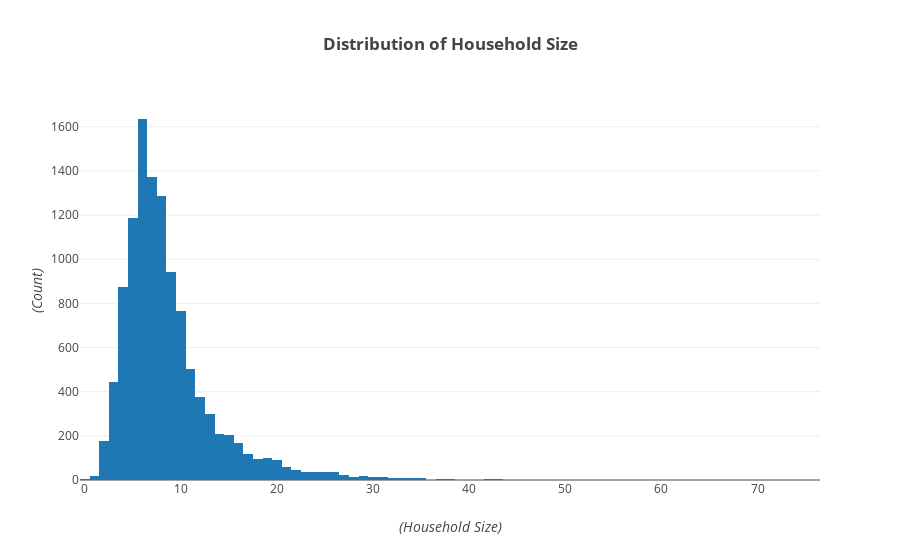

Source (notebook cell):
### Code cell
x = np.linspace(0, np.pi, 300)

layout = go.Layout(
    title='<b>Distribution of Household Size</b>',
    yaxis=dict(
        title='<i>(Count)</i>'
    ),
    xaxis=dict(
        title='<i>(Household Size)</i>'
    )
)

data = [go.Histogram(x = df_basics_hh['hh_total'])]
fig = go.Figure(data=data, layout=layout)
py.offline.iplot(fig, filename='hist')

### Figure 1 — Plotly figure (JSON) as saved in the notebook; plotly's stock layout.template omitted (floating-point values rounded to 4 significant figures; data arrays with more than 128 entries replaced by an {"elided": "..."} marker saying what was removed)
{"data": [{"type": "histogram", "uid": "8f18a8b0-09c3-4b42-8530-c53f7ad7f045", "x": {"elided": "11260 int values"}}], "layout": {"title": {"text": "<b>Distribution of Household Size</b>"}, "xaxis": {"title": {"text": "<i>(Household Size)</i>"}}, "yaxis": {"title": {"text": "<i>(Count)</i>"}}}}
